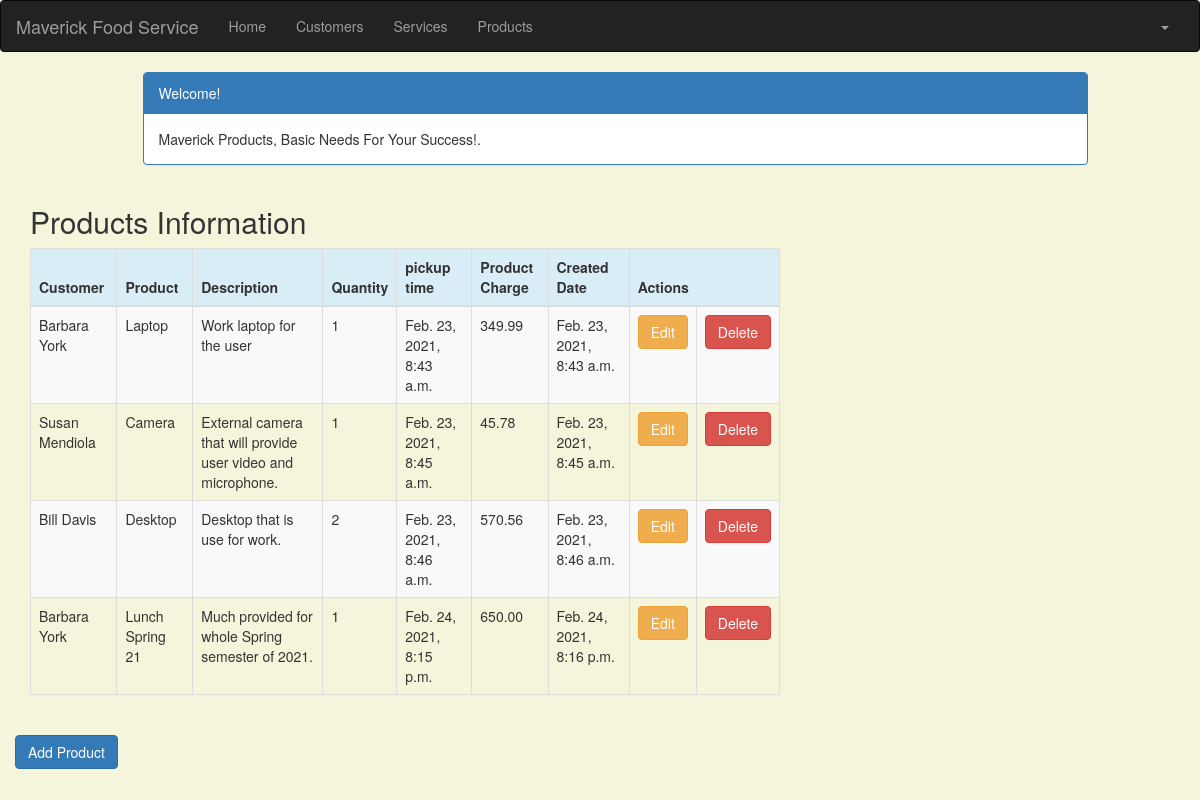
The page /product_list (signed in) on the database its author committed.
### crm/models.py (models this page shows, shortened)
class Product(models.Model):
    cust_name = models.ForeignKey(Customer, on_delete=models.CASCADE, related_name='products')
    product = models.CharField(max_length=100)
    p_description = models.TextField()
    quantity = models.IntegerField()
    pickup_time = models.DateTimeField(
        default=timezone.now)
    charge = models.DecimalField(max_digits=10, decimal_places=2)
    created_date = models.DateTimeField(
        default=timezone.now)
    updated_date = models.DateTimeField(auto_now_add=True)

class Customer(models.Model):
    cust_name = models.CharField(max_length=50)
    organization = models.CharField(max_length=100, blank=True)
    role = models.CharField(max_length=100)
    email = models.EmailField(max_length=100)
    bldgroom = models.CharField(max_length=100)
    address = models.CharField(max_length=200)
    account_number = models.IntegerField(blank=False, null=False)
    city = models.CharField(max_length=50)
    state = models.CharField(max_length=50)
    zipcode = models.CharField(max_length=10)
    phone_number = models.CharField(max_length=50)
    created_date = models.DateTimeField(
        default=timezone.now)
    updated_date = models.DateTimeField(auto_now_add=True)
    def __str__(self):
        return str(self.cust_name)

### crm/views.py (the view)
# urls.py: path('product_list', views.product_list, name='product_list'),
@login_required
def product_list(request):
    products = Product.objects.filter(created_date__lte=timezone.now())
    return render(request, 'crm/product_list.html', {'products': products})

### crm/templates/crm/product_list.html (shortened to what this page needs)
<!DOCTYPE html>
{% extends 'crm/base.html' %}
{% block content %}
    <head>
        <link rel="stylesheet" href="https://maxcdn.bootstrapcdn.com/bootstrap/3.3.4/css/bootstrap.min.css">
    </head>
    <body>
    <div class="container">
        <div class="row">
            <div class="col-md-10 col-md-offset-1">
                <div class="panel panel-primary">
                    <div class="panel-heading">Welcome!</div>
                    <div class="panel-body">
                        Maverick Products, Basic Needs For Your Success!.
                    </div>
                </div>
            </div>
        </div>
    </div>
    <div class="row">
        <h2 style="padding-left: 15Px">Products Information</h2>
    </div>
    <div>
        <table class="table table-striped table-bordered table-hover">
            <thead>
            <tr class="bg-info">
                <th>Customer</th>
                <th>Product</th>
                <th>Description</th>
                <th>Quantity</th>
                <th>pickup time</th>
                <th>Product Charge</th>
                <th>Created Date</th>
                <th colspan="3">Actions</th>
            </tr>
            </thead>
            <tbody>
            {% for product in products %}
                <tr>
                    <td>{{ product.cust_name }}</td>
                    <td>{{ product.product }}</td>
                    <td>{{ product.p_description }}</td>
                    <td>{{ product.quantity }}</td>
                    <td>{{ product.pickup_time }}</td>
                    <td>{{ product.charge }}</td>
                    <td>{{ product.created_date }}</td>
                    <td><a href="{% url 'crm:product_edit' pk=product.pk %}"
                           class="btn btn-warning">Edit</a></td>
                    <td><a href="{% url 'crm:product_delete' pk=product.pk %}"
                           onclick="return confirm('Are you sure you want to delete?')"
                           class="btn btn-danger">Delete</a>
                    </td>
                </tr>
            {% endfor %}
            </tbody>
        </table>
    </div>
    <div class="row">
         <a href="{% url 'crm:product_new' %}" class="row"><span
                    class="btn btn-primary">Add Product</span></a>
     </div>
    </body>
{% endblock %}

### crm/templates/crm/product_list.html (style rules this page uses)
body { background-color: beige; }

### rows shown on the page
Product: cust_name "Barbara York", product "Laptop", p_description "Work laptop for the user", quantity "1", pickup_time "Feb. 23, 2021, 8:43 a.m.", charge "349.99", created_date "Feb. 23, 2021, 8:43 a.m."
Product: cust_name "Susan Mendiola", product "Camera", p_description "External camera that will provide user video and microphone.", quantity "1", pickup_time "Feb. 23, 2021, 8:45 a.m.", charge "45.78", created_date "Feb. 23, 2021, 8:45 a.m."
Product: cust_name "Bill Davis", product "Desktop", p_description "Desktop that is use for work.", quantity "2", pickup_time "Feb. 23, 2021, 8:46 a.m.", charge "570.56", created_date "Feb. 23, 2021, 8:46 a.m."
Product: cust_name "Barbara York", product "Lunch Spring 21", p_description "Much provided for whole Spring semester of 2021.", quantity "1", pickup_time "Feb. 24, 2021, 8:15 p.m.", charge "650.00", created_date "Feb. 24, 2021, 8:16 p.m."
